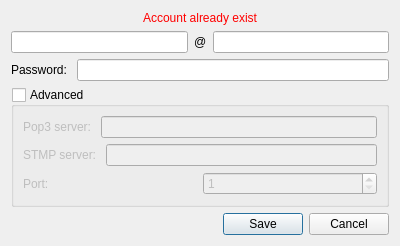
<?xml version="1.0" encoding="UTF-8"?>
<ui version="4.0">
 <class>newaccdialog</class>
 <widget class="QDialog" name="newaccdialog">
  <property name="geometry">
   <rect>
    <x>0</x>
    <y>0</y>
    <width>400</width>
    <height>233</height>
   </rect>
  </property>
  <property name="windowTitle">
   <string>Dialog</string>
  </property>
  <layout class="QVBoxLayout" name="verticalLayout">
   <item>
    <widget class="QLabel" name="l_warn">
     <property name="styleSheet">
      <string notr="true">QLabel{color: red;}</string>
     </property>
     <property name="text">
      <string>Account already exist</string>
     </property>
     <property name="alignment">
      <set>Qt::AlignCenter</set>
     </property>
    </widget>
   </item>
   <item>
    <layout class="QHBoxLayout" name="horizontalLayout">
     <item>
      <widget class="QLineEdit" name="le_login"/>
     </item>
     <item>
      <widget class="QLabel" name="label">
       <property name="text">
        <string>@</string>
       </property>
      </widget>
     </item>
     <item>
      <widget class="QLineEdit" name="le_server"/>
     </item>
    </layout>
   </item>
   <item>
    <layout class="QHBoxLayout" name="horizontalLayout_3">
     <item>
      <widget class="QLabel" name="label_2">
       <property name="text">
        <string>Password: </string>
       </property>
      </widget>
     </item>
     <item>
      <widget class="QLineEdit" name="le_password">
       <property name="echoMode">
        <enum>QLineEdit::Password</enum>
       </property>
      </widget>
     </item>
    </layout>
   </item>
   <item>
    <widget class="QGroupBox" name="gb_adv">
     <property name="title">
      <string>Advanced</string>
     </property>
     <property name="checkable">
      <bool>true</bool>
     </property>
     <property name="checked">
      <bool>false</bool>
     </property>
     <layout class="QVBoxLayout" name="verticalLayout_2">
      <item>
       <layout class="QHBoxLayout" name="horizontalLayout_4">
        <item>
         <widget class="QLabel" name="label_3">
          <property name="text">
           <string>Pop3 server: </string>
          </property>
         </widget>
        </item>
        <item>
         <widget class="QLineEdit" name="le_pop3"/>
        </item>
       </layout>
      </item>
      <item>
       <layout class="QHBoxLayout" name="horizontalLayout_5">
        <item>
         <widget class="QLabel" name="label_4">
          <property name="text">
           <string>STMP server: </string>
          </property>
         </widget>
        </item>
        <item>
         <widget class="QLineEdit" name="le_stmp"/>
        </item>
       </layout>
      </item>
      <item>
       <layout class="QHBoxLayout" name="horizontalLayout_6">
        <item>
         <widget class="QLabel" name="label_5">
          <property name="text">
           <string>Port: </string>
          </property>
         </widget>
        </item>
        <item>
         <widget class="QSpinBox" name="sb_port">
          <property name="minimum">
           <number>1</number>
          </property>
          <property name="maximum">
           <number>25535</number>
          </property>
         </widget>
        </item>
       </layout>
      </item>
     </layout>
    </widget>
   </item>
   <item>
    <widget class="QDialogButtonBox" name="buttonBox">
     <property name="orientation">
      <enum>Qt::Horizontal</enum>
     </property>
     <property name="standardButtons">
      <set>QDialogButtonBox::Cancel|QDialogButtonBox::Save</set>
     </property>
    </widget>
   </item>
  </layout>
 </widget>
 <resources/>
 <connections>
  <connection>
   <sender>buttonBox</sender>
   <signal>accepted()</signal>
   <receiver>newaccdialog</receiver>
   <slot>accept()</slot>
   <hints>
    <hint type="sourcelabel">
     <x>248</x>
     <y>254</y>
    </hint>
    <hint type="destinationlabel">
     <x>157</x>
     <y>274</y>
    </hint>
   </hints>
  </connection>
  <connection>
   <sender>buttonBox</sender>
   <signal>rejected()</signal>
   <receiver>newaccdialog</receiver>
   <slot>reject()</slot>
   <hints>
    <hint type="sourcelabel">
     <x>316</x>
     <y>260</y>
    </hint>
    <hint type="destinationlabel">
     <x>286</x>
     <y>274</y>
    </hint>
   </hints>
  </connection>
 </connections>
</ui>
